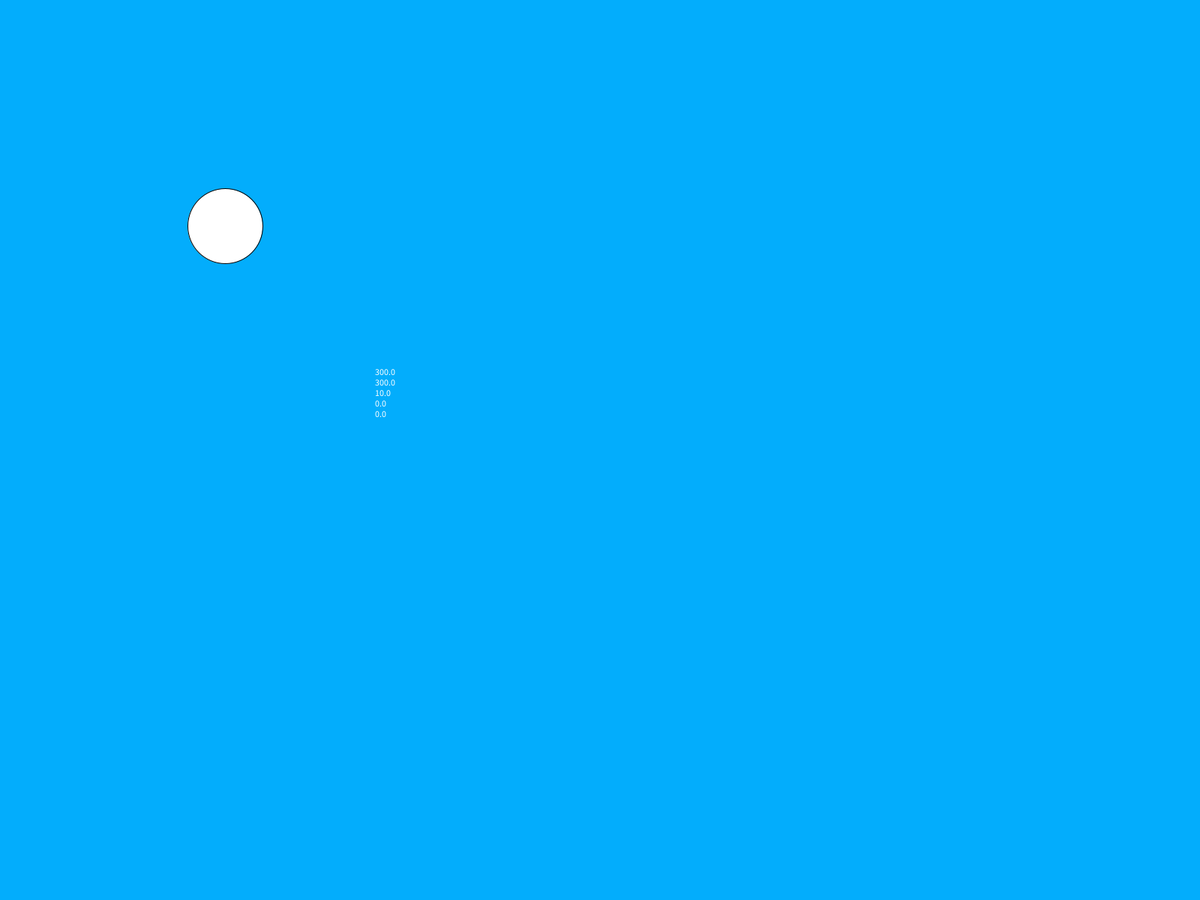
Frame 1 (no input)
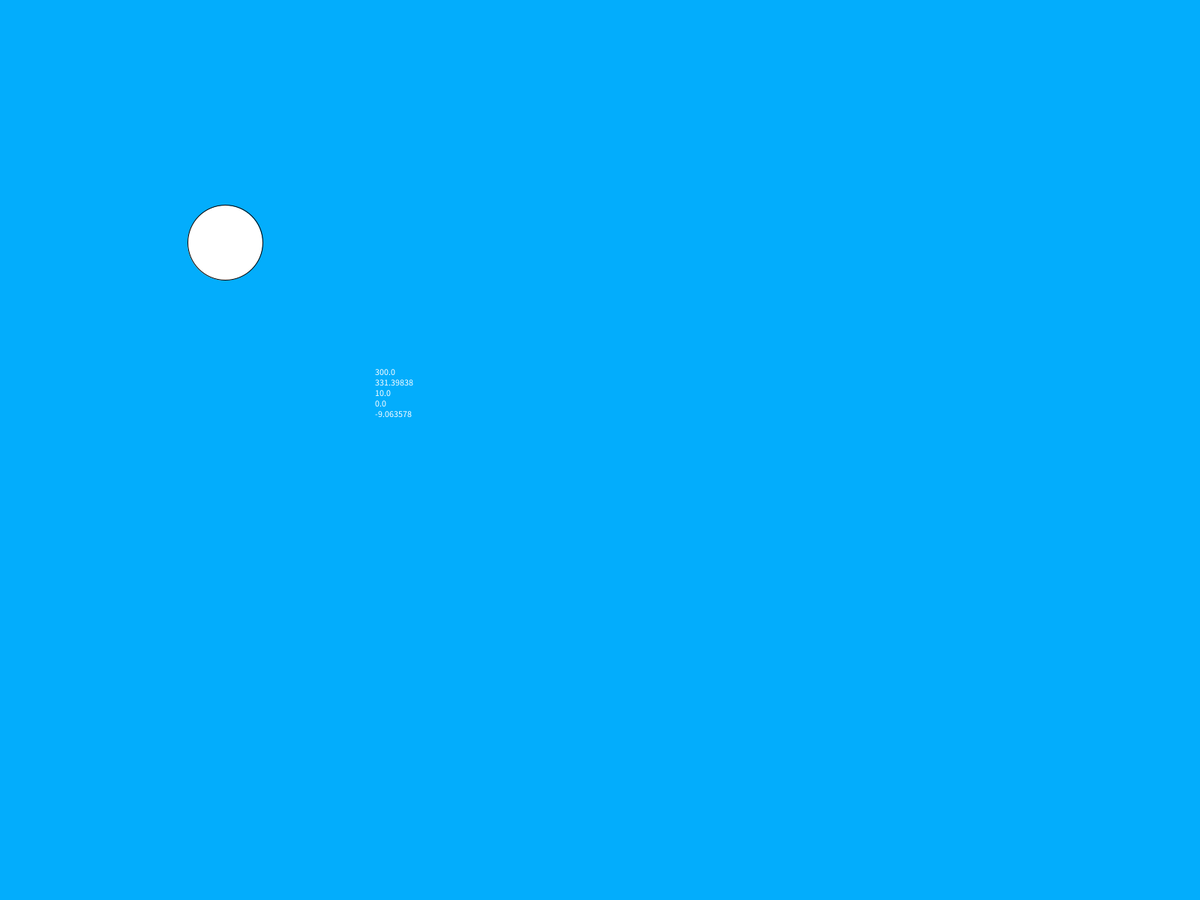
Frame 60 (the mouse pressed at the canvas centre just before this capture)
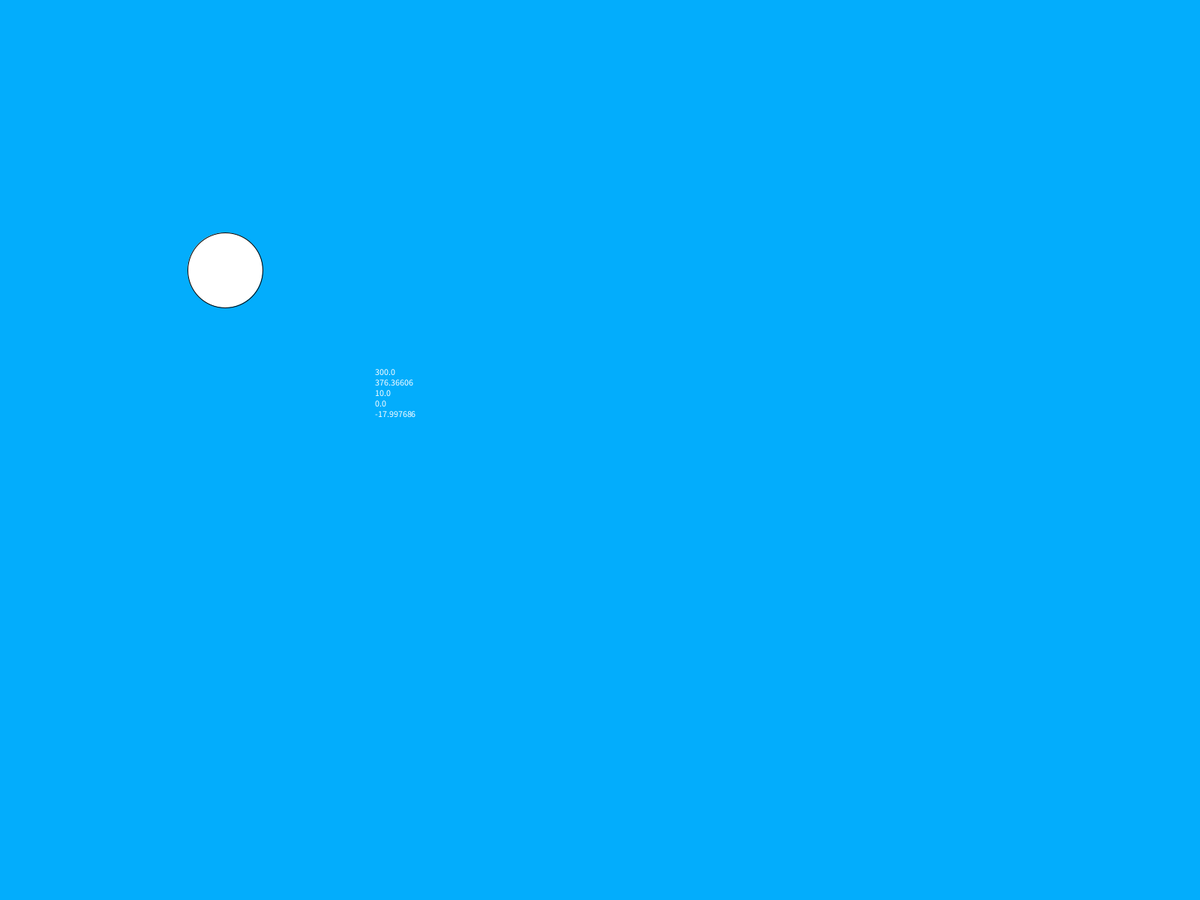
Frame 120 (the mouse held since frame 60 and released just before this capture)

The Processing sketch that drew these frames (run headless with seeded random() and noise(); from frame 60 on, the mouse is pressed at the canvas centre):

// Processing sketch: Simulator
// ── Simulator.pde
int ballAmount = 1;
float gravity = 9.81/60;
float throwStrength = 10;
//Ball:
//x, y, size, weight, bounce
//weight in kilogrammes
//bounce in percentage

Ball[] b = new Ball[ballAmount];
void setup() {
  fullScreen();
  frameRate(60);
  b[0] = new Ball(300, 300, 100, 10, 100);
}

void draw() {
  background(3, 173, 252);
  for (int i = 0; i < ballAmount; i++) {
    b[i].update();
    b[i].show();
  }
  
}

void mouseDragged() {
  for (int i = 0; i < ballAmount; i++) {
    b[i].mousedrag();
  }
  
}
void mouseReleased() {
  for (int i = 0; i < ballAmount; i++) {
    b[i].stoppedholding();
  }
  
}

// ── ball.pde
class Ball {
  float x, y;
  float weight;
  float bounce;
  float size;
  float vx, vy;
  boolean holding;
  Ball(float bx, float by, float bsize, float bweight, float bouncyness) {
    x = bx;
    y = by;
    weight = bweight;
    bounce = bouncyness;
    size = bsize;
  }
  
  void update() {
    text(x + "\n" + y + "\n" + weight + "\n" + vx + "\n" + vy, 500, 500);
    //gravity
    if (!holding) {
      vy += gravity * weight;
      if (vx != 0) {
        vx -= size*vx/5000;
      }
    } else {
      vy = (mouseY - pmouseY)*throwStrength/weight*3;
      vx = (mouseX - pmouseX)*throwStrength/weight*3;
    }
    //ground
    
    x += vx;
    y += vy;
    if (y + size/2 > height) {
      //vx -= size*vx/100;
      vy = -vy*bounce/98.33;
    }
    if (y + size/2 > height) {
      y = height-size/2;
    }
    if (vx > -0.000001 && vx < 0.000001) {
      vx = 0;
    }
    
    
    if (holding) {
      x = mouseX;
      y = mouseY;
    }
    
  }
  
  void show() {
    circle(x, y, size);
  }
  void mousedrag() {
    if (dist(mouseX, mouseY, x, y) < size/2) {
      holding = true;
    }
  }
  void stoppedholding() {
    holding = false;
  }
  
  
}
